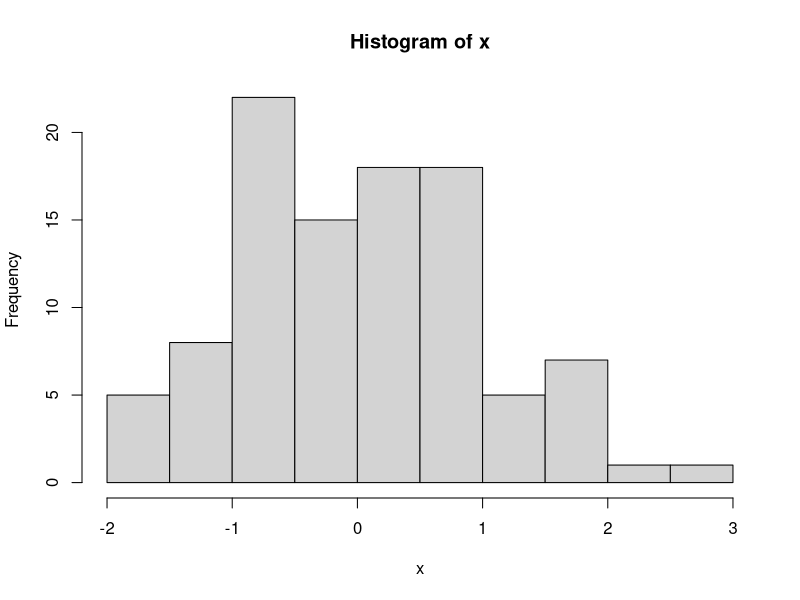
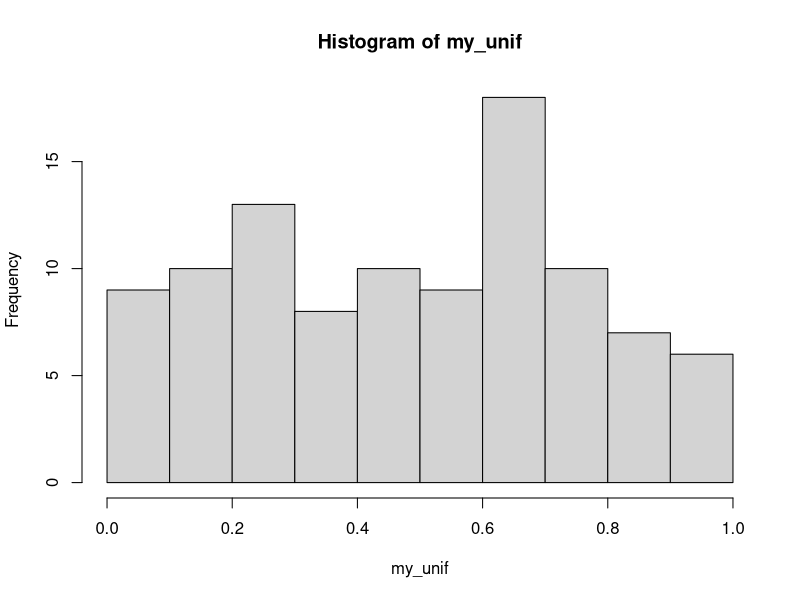
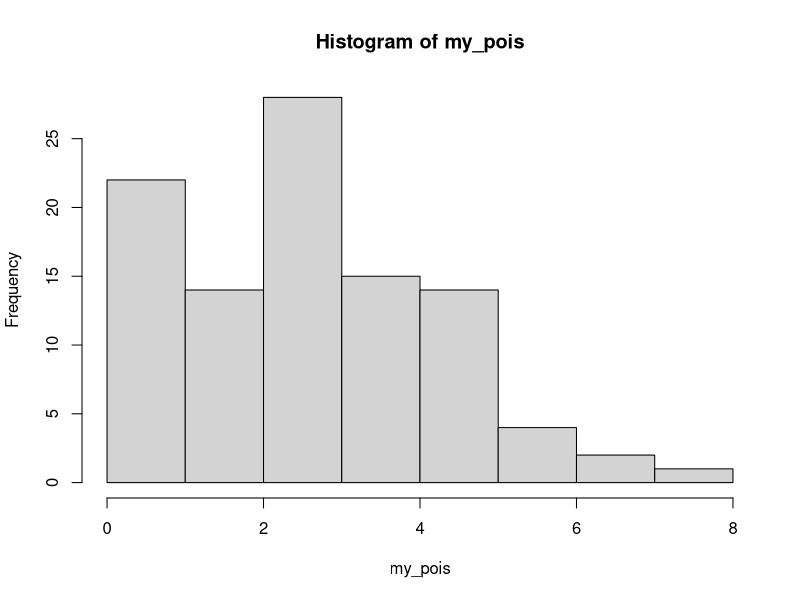
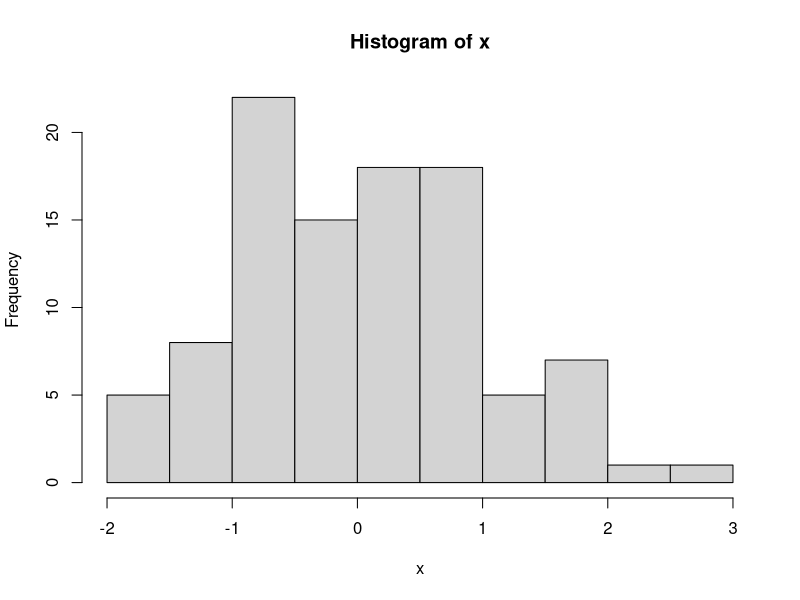
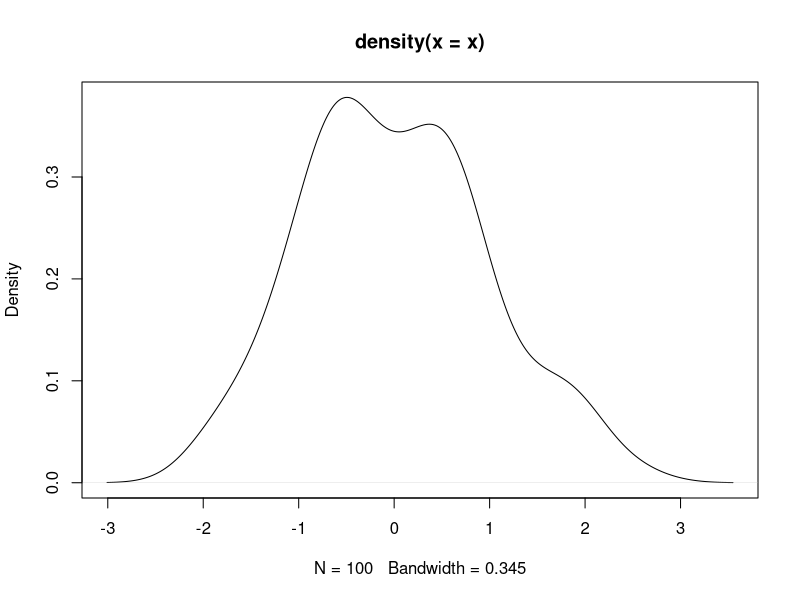

Write the R code that produced these figures, in order.
# random numbers are super super super useful
# and R has a bunch of very quick ways to get them

# gives you 100 random numbers from the normal distribution ("bell curve")
x <- rnorm(100)
hist(x)

### what if you wanted 1000 numbers? what about 10,000?

# another very common one is the uniform distribution
my_unif <- runif(100)
hist(my_unif)

# the poisson distribution is very common for ...
# the following gives you 100 random numbers from the poisson distribution (lambda = 3)
my_pois <- rpois(100,3)
hist(my_pois)


# plotting densities is nice to give you another look at the shape of the distribution
# compare

hist(x)

# and

plot(density(x))

# what do you see?
